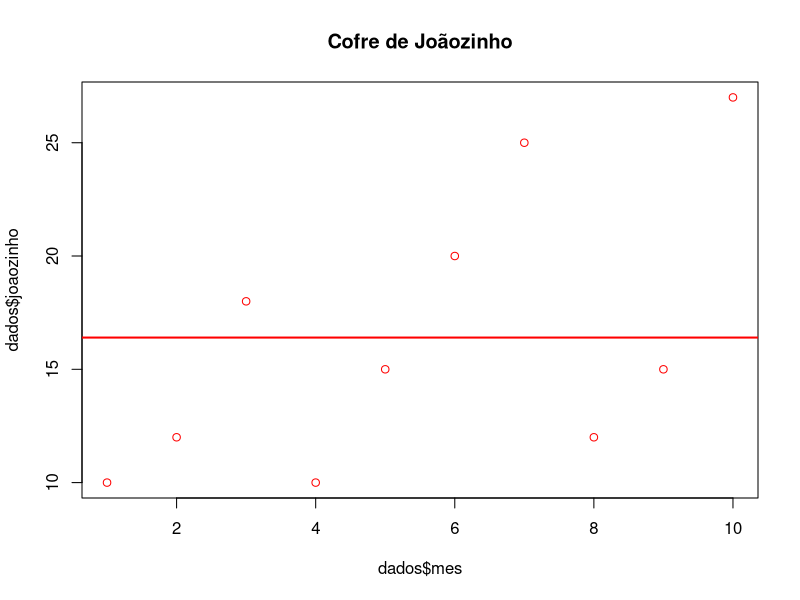
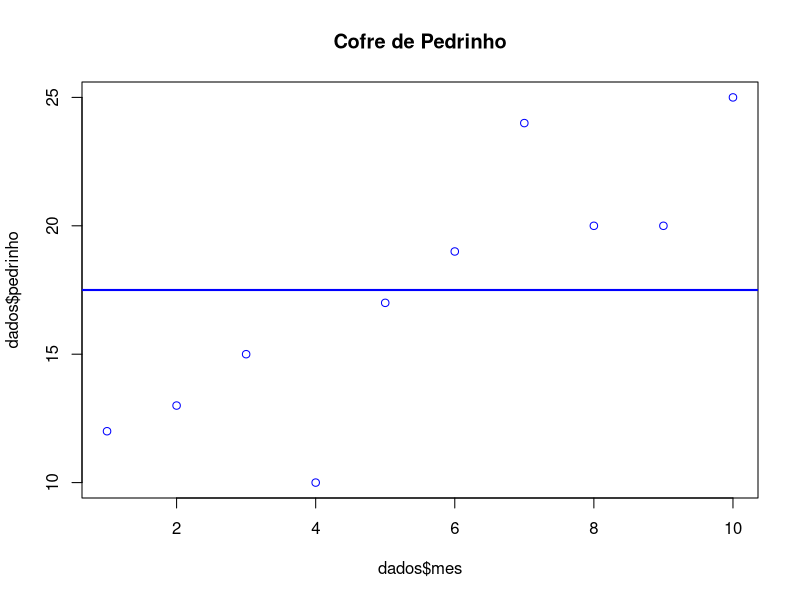
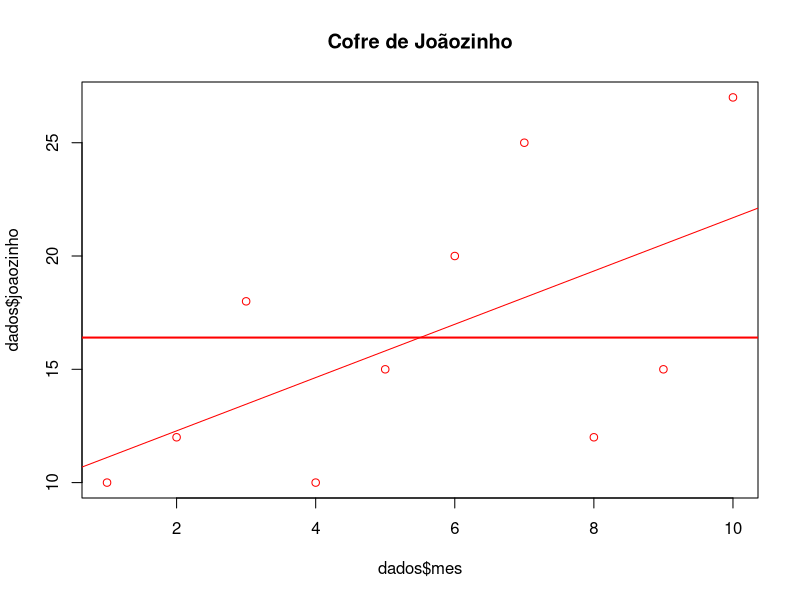
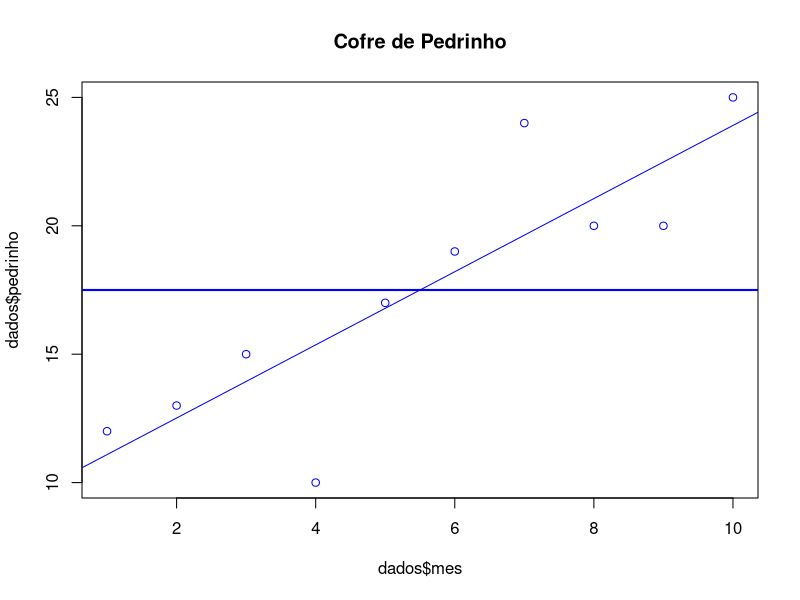
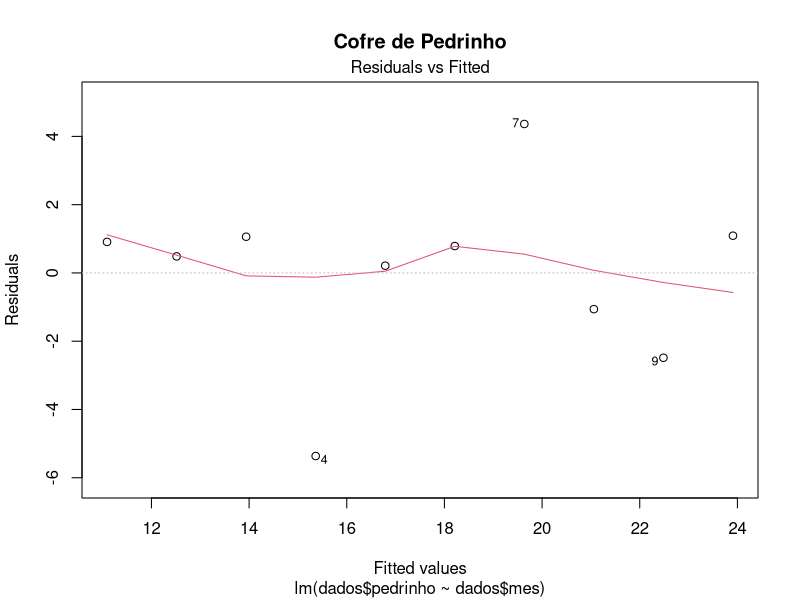
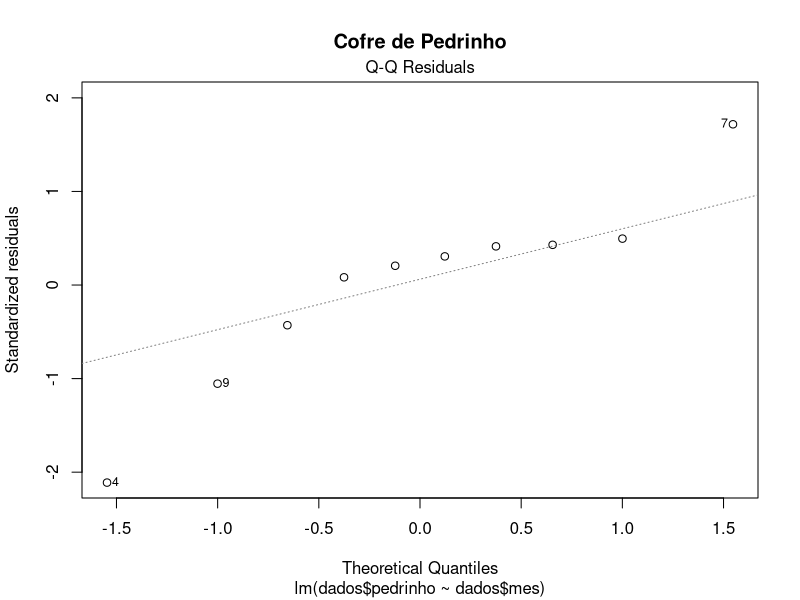
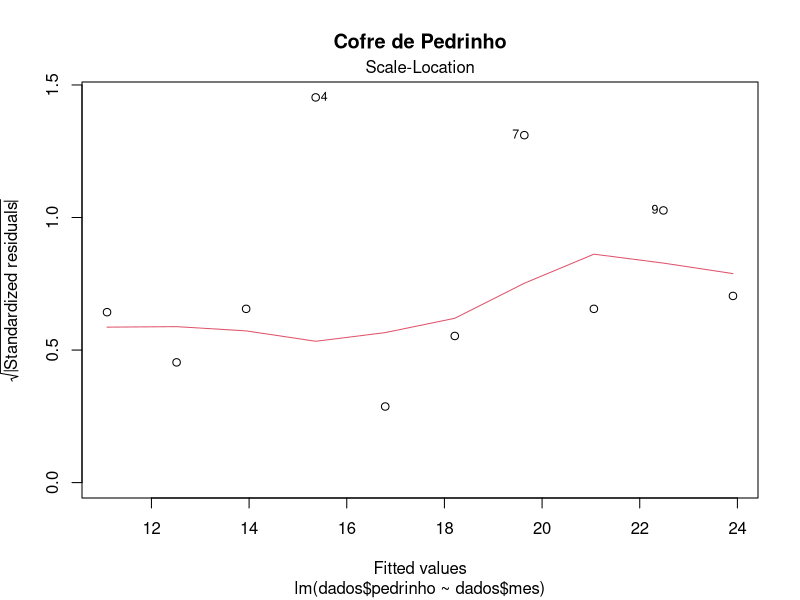
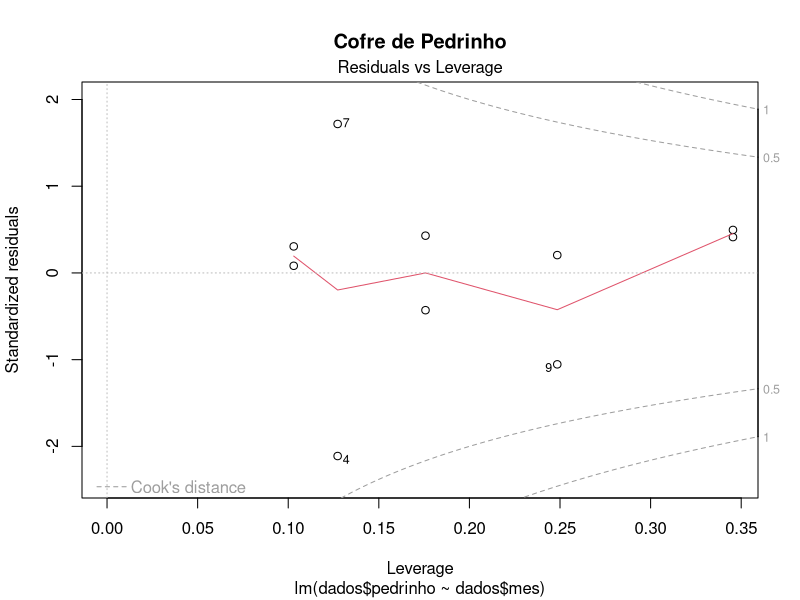

Here is the R script that generated these plots, in order:
## ---- chunk 1
knitr::opts_chunk$set(
  collapse = TRUE,
  comment = "#>"
)
## ---- chunk 2
dados <- data.frame(joaozinho = c(10, 12, 18, 10, 15, 20, 25, 12, 15, 27),
                    pedrinho = c(12, 13, 15, 10, 17, 19, 24, 20, 20, 25),
                    mes = c(1, 2, 3, 4, 5, 6, 7, 8, 9, 10))
dados
## ---- chunk 3
sum(dados$pedrinho)
sum(dados$joaozinho)
## ---- chunk 4
mean(dados$pedrinho)
mean(dados$joaozinho)
## ---- chunk 5
plot(dados$mes, dados$joaozinho, col = "red", main = "Cofre de Joãozinho")
abline(h= mean(dados$joaozinho), col = "red",
       lwd = 2)

plot(dados$mes, dados$pedrinho, col = "blue", main = "Cofre de Pedrinho")
abline(h= mean(dados$pedrinho), col = "blue",
       lwd = 2)
## ---- chunk 6
modelo.p <- lm(dados$pedrinho ~ dados$mes)
modelo.j <- lm(dados$joaozinho ~ dados$mes)
## ---- chunk 7
modelo.p$coefficients
modelo.j$coefficients
## ---- chunk 8
plot(dados$mes, dados$joaozinho, col = "red", main = "Cofre de Joãozinho")
# Média:
abline(h= mean(dados$joaozinho), col = "red",
       lwd = 2)
# Reta da regressão linear:
abline(lm(dados$joaozinho ~ dados$mes), col = "red")

plot(dados$mes, dados$pedrinho, col = "blue", main = "Cofre de Pedrinho")
# Média:
abline(h= mean(dados$pedrinho), col = "blue",
       lwd = 2)
# Reta da regressão linear:
abline(lm(dados$pedrinho ~ dados$mes), col = "blue")
## ---- chunk 9
summary(modelo.p)
## ---- chunk 10
summary(modelo.j)
## ---- chunk 11
plot(modelo.p, main = "Cofre de Pedrinho")
## ---- chunk 12
plot(modelo.j, main = "Cofre de Joãozinho")
## ---- chunk 13
shapiro.test(modelo.p$residuals) #Cofre de Pedrinho
shapiro.test(modelo.j$residuals) #Cofre de Joãozinho
## ---- chunk 14
dados <- data.frame(joaozinho = c(10, 12, 18, 10, 15, 20, 25, 12, 15, 27),
                    pedrinho = c(12, 13, 15, 10, 17, 19, 24, 20, 20, 25),
                    mes = c(1, 2, 3, 4, 5, 6, 7, 8, 9, 10),
                    festa = c(1, 1, 0, 1, 1, 1, 0, 1, 1, 0))
## ---- chunk 15
summary(lm(dados$joaozinho ~ dados$festa))
## ---- chunk 16
summary(lm(dados$pedrinho ~ dados$festa))
## ---- chunk 17
modelo2.p <- lm(pedrinho ~ mes + festa, data = dados)
modelo2.j <- lm(joaozinho ~ mes + festa, data = dados)
## ---- chunk 18
summary(modelo2.p) # Cofre de Pedrinho
summary(modelo2.j) # Cofre de Joãozinho
## ---- chunk 19
library(reshape2)
geral <- melt(dados, id.vars = c("mes", "festa"), value.name = "valor", variable.name = "dono")
str(geral)
## ---- chunk 20
summary(lm(valor ~ mes + festa, data = geral))
## ---- chunk 21
plot(geral$mes, geral$valor, main = "Distribuição dos efeitos das variáveis explicativas na média", ylab = "Valor", xlab = "mês")
abline(h= mean(geral$valor),lwd = 2)
abline(lm(geral$valor ~ geral$mes), col = "red")
abline(lm(geral$valor ~ geral$festa), col = "blue")
abline(lm(geral$valor ~ geral$festa + geral$mes),lwd = 2)
## ---- chunk 22
library(fitdistrplus)
descdist(dados$joaozinho, discrete = FALSE,  boot=500)
descdist(dados$pedrinho, discrete = FALSE,  boot=500)
